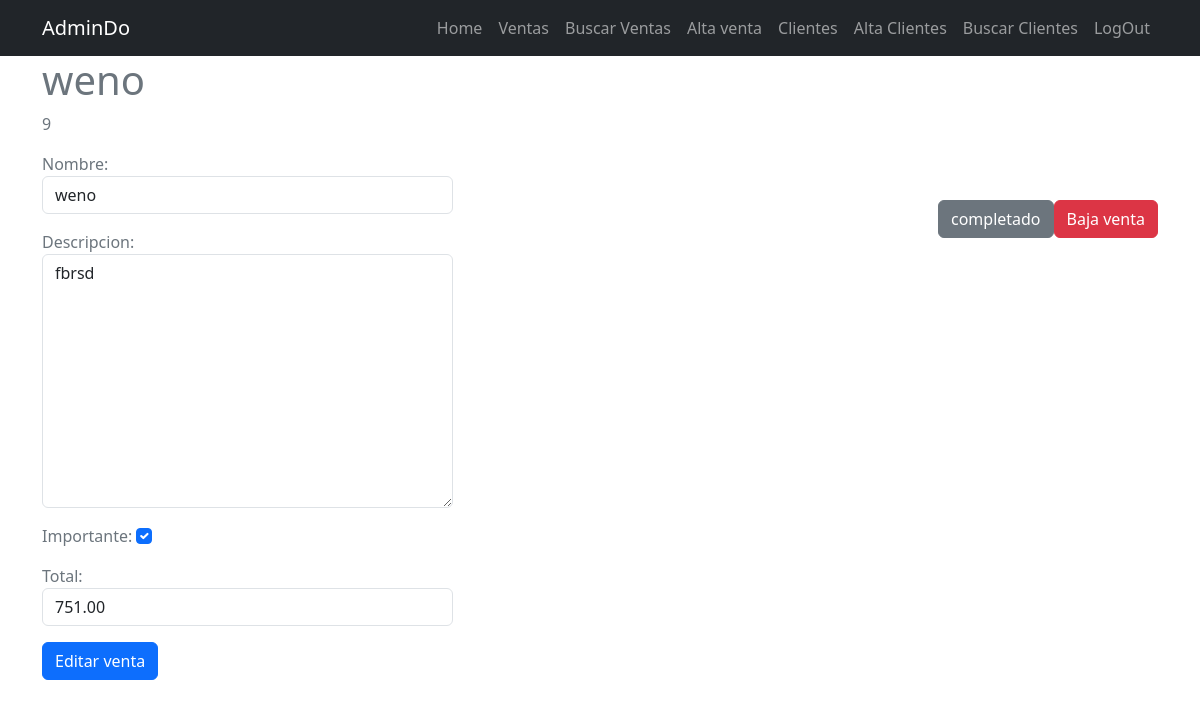
The page /ventas/9/ (signed in) on the database its author committed.
### tasks/models.py (models this page shows, shortened)
class Venta(models.Model):
    nombre = models.CharField(max_length=100)
    descripcion = models.TextField(blank=True)
    total = models.DecimalField(max_digits=10, decimal_places=2)
    created = models.DateTimeField(auto_now_add=True)
    datecompleted = models.DateTimeField(null=True, blank=True)
    importante = models.BooleanField(default=False)
    user = models.ForeignKey(User, on_delete=models.CASCADE)

### tasks/views.py (the view, shortened to what this page needs)
# urls.py: path("ventas/<int:venta_id>/", views.editar_venta, name="editar_venta"),
@login_required
def editar_venta(request, venta_id):
    venta = get_object_or_404(Venta, pk=venta_id, user=request.user)
    if request.method == "GET":
        form = VentaForm(instance=venta)
        return render(request, "task_detail.html", {"venta": venta, "form": form})

### tasks/forms.py
class VentaForm(forms.ModelForm):
    class Meta:
        model = Venta
        fields = ["nombre", "descripcion", "importante", "total", "id"]
        widgets = {
            "nombre": forms.TextInput(
                attrs={"class": "form-control", "placeholder": "Cliente nombre"}
            ),
            "descripcion": forms.Textarea(
                attrs={"class": "form-control", "placeholder": "Descripción"}
            ),
            "importante": forms.CheckboxInput(
                attrs={"class": "form-check-input md-auto"}
            ),
            "total": forms.NumberInput(attrs={"class": "form-control"}),
        }

### tasks/templates/task_detail.html (shortened to what this page needs)
{% extends 'base.html' %}
{% block content %}
<main class="container">
    <div class="row">
        <div class="text-secondary" class="col-md-4 offset-md-4">
                <h1>{{ venta.nombre }}</h1>
                <p>{{ venta.id }}</p>
            <div class="d-flex justify-content-between">
                <form method="POST">
                    {{form.as_p}}
                    <button class="btn btn-primary">
                      Editar venta
                    </button>
                  </form>
                  <div class="mt-5 d-flex">
                  <form action="{% url 'complete_ventas' venta.id %}" method="POST">
                    <button class="btn btn-secondary">
                      completado
                    </button>
                  </form>
                  <form action="{% url 'delete_ventas' venta.id %}" method="POST">
                    <button class="btn btn-danger">
                      Baja venta
                    </button>
                  </form>
            </div>
        </div>
    </div>
</main>
{% endblock %}

### rows shown on the page
Venta: nombre "weno", id "9", descripcion "fbrsd", importante "☑", total "751.00"
